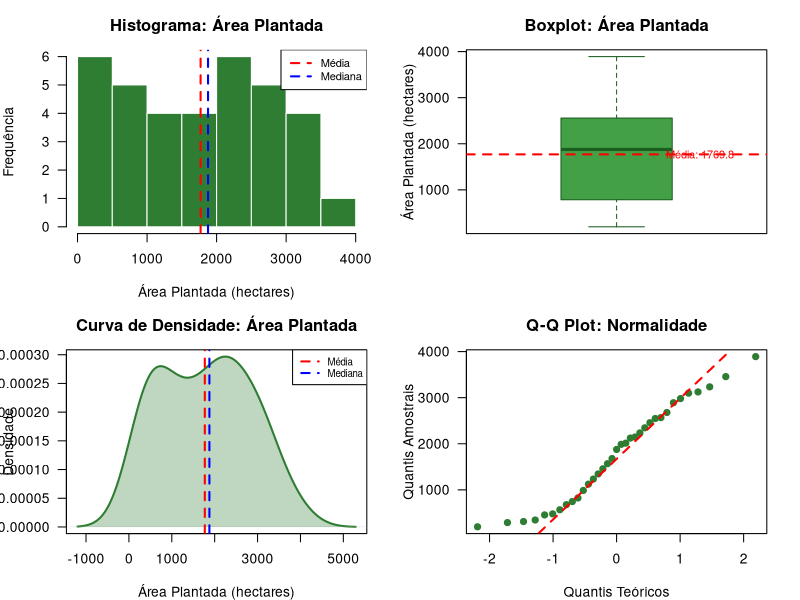
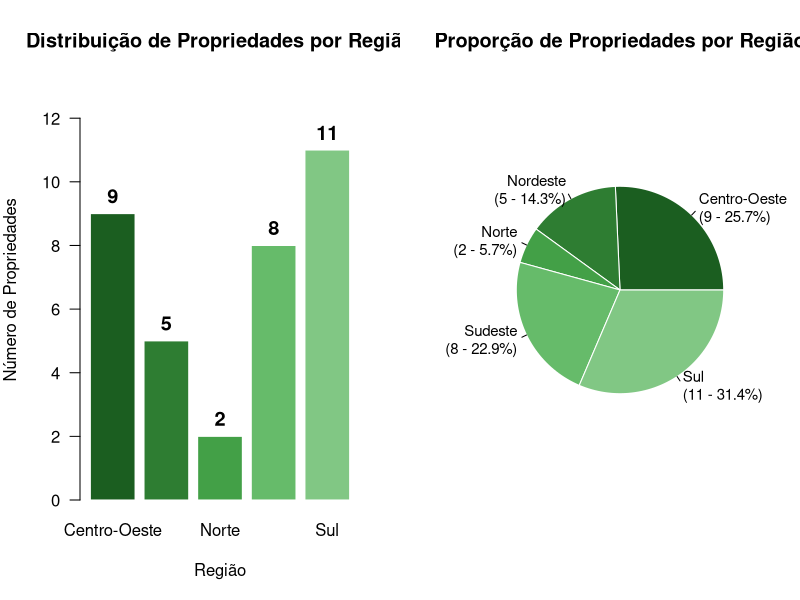
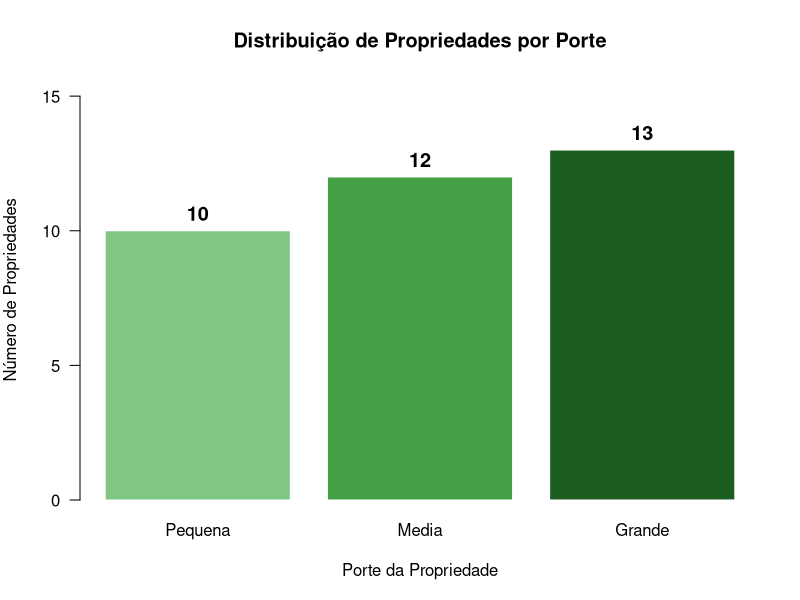
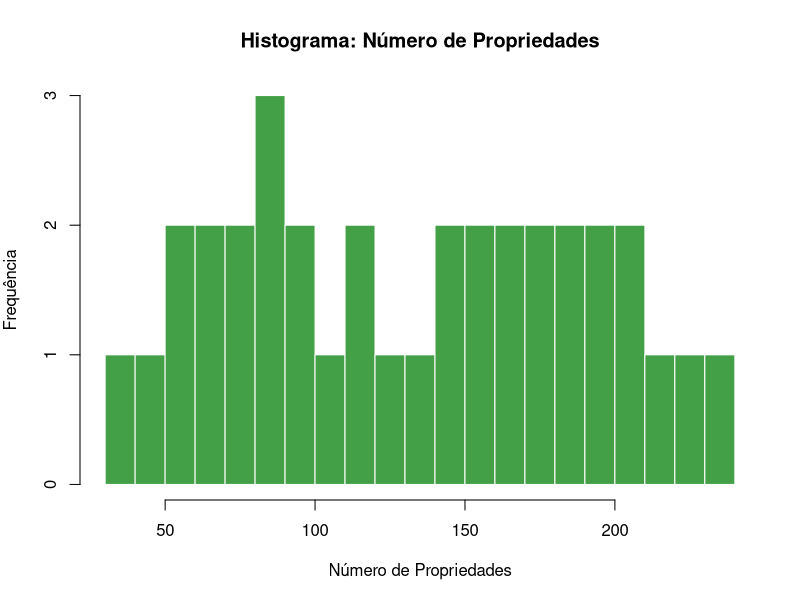

Write R code to recreate these figures, in order.
# Phellype_Massa_RM98765_fase2_cap7
# FarmTech Solutions - Análise Estatística do Agronegócio Brasileiro
# Dados: Produção de Banana e Milho por Região (Fonte: CONAB/IBGE 2024)
# Data: 12/10/2025

# ============================================================================
# 1. CONFIGURAÇÃO INICIAL E CARREGAMENTO DE DADOS
# ============================================================================

# Limpar ambiente
rm(list = ls())

# Definir diretório de trabalho (ajuste conforme necessário)
# setwd("C:/Fiap Projeto/Fase2/cursotiaor/pbl/Fase2/Cap 7")

# Carregar dados
dados <- read.csv("dados_agronegocio_RM98765.csv", 
                  header = TRUE, 
                  sep = ",",
                  stringsAsFactors = TRUE)

# Exibir estrutura dos dados
cat("\n========== ESTRUTURA DOS DADOS ==========\n")
str(dados)

cat("\n========== PRIMEIRAS 10 LINHAS ==========\n")
print(head(dados, 10))

cat("\n========== RESUMO ESTATÍSTICO GERAL ==========\n")
summary(dados)

# ============================================================================
# 2. ANÁLISE DE VARIÁVEL QUANTITATIVA CONTÍNUA: ÁREA PLANTADA (ha)
# ============================================================================

cat("\n\n")
cat("############################################################\n")
cat("##  ANÁLISE QUANTITATIVA: ÁREA PLANTADA (HECTARES)      ##\n")
cat("############################################################\n\n")

# Extrair variável
area_plantada <- dados$area_plantada_ha

# ----------------------------------------------------------------------------
# 2.1 MEDIDAS DE TENDÊNCIA CENTRAL
# ----------------------------------------------------------------------------
cat("========== MEDIDAS DE TENDÊNCIA CENTRAL ==========\n")

# Média aritmética
media_area <- mean(area_plantada)
cat(sprintf("Média Aritmética: %.2f ha\n", media_area))

# Mediana
mediana_area <- median(area_plantada)
cat(sprintf("Mediana: %.2f ha\n", mediana_area))

# Moda (função personalizada)
calcular_moda <- function(x) {
  tabela_freq <- table(x)
  valor_moda <- as.numeric(names(tabela_freq)[which.max(tabela_freq)])
  frequencia_moda <- max(tabela_freq)
  return(list(valor = valor_moda, freq = frequencia_moda))
}

moda_area <- calcular_moda(area_plantada)
cat(sprintf("Moda: %.2f ha (frequência: %d)\n", moda_area$valor, moda_area$freq))

# ----------------------------------------------------------------------------
# 2.2 MEDIDAS DE DISPERSÃO
# ----------------------------------------------------------------------------
cat("\n========== MEDIDAS DE DISPERSÃO ==========\n")

# Variância
variancia_area <- var(area_plantada)
cat(sprintf("Variância: %.2f ha²\n", variancia_area))

# Desvio padrão
desvio_padrao_area <- sd(area_plantada)
cat(sprintf("Desvio Padrão: %.2f ha\n", desvio_padrao_area))

# Amplitude
amplitude_area <- diff(range(area_plantada))
min_area <- min(area_plantada)
max_area <- max(area_plantada)
cat(sprintf("Amplitude: %.2f ha (Min: %.2f | Max: %.2f)\n", 
            amplitude_area, min_area, max_area))

# Coeficiente de variação
cv_area <- (desvio_padrao_area / media_area) * 100
cat(sprintf("Coeficiente de Variação (CV): %.2f%%\n", cv_area))

# Interpretação do CV
cat("\nInterpretação do CV:\n")
if (cv_area < 15) {
  cat("  → Baixa dispersão (dados homogêneos)\n")
} else if (cv_area < 30) {
  cat("  → Média dispersão (dados moderadamente heterogêneos)\n")
} else {
  cat("  → Alta dispersão (dados heterogêneos)\n")
}

# ----------------------------------------------------------------------------
# 2.3 MEDIDAS SEPARATRIZES
# ----------------------------------------------------------------------------
cat("\n========== MEDIDAS SEPARATRIZES ==========\n")

# Quartis
quartis <- quantile(area_plantada, probs = c(0.25, 0.50, 0.75))
cat("Quartis:\n")
cat(sprintf("  Q1 (25%%): %.2f ha\n", quartis[1]))
cat(sprintf("  Q2 (50%% - Mediana): %.2f ha\n", quartis[2]))
cat(sprintf("  Q3 (75%%): %.2f ha\n", quartis[3]))

# Amplitude interquartil (IQR)
iqr_area <- IQR(area_plantada)
cat(sprintf("\nAmplitude Interquartil (IQR): %.2f ha\n", iqr_area))

# Percentis (decis)
percentis <- quantile(area_plantada, probs = seq(0, 1, 0.1))
cat("\nDecis (Percentis de 10% em 10%):\n")
print(round(percentis, 2))

# Análise de outliers (Método IQR)
cat("\n========== ANÁLISE DE OUTLIERS ==========\n")
limite_inferior <- quartis[1] - 1.5 * iqr_area
limite_superior <- quartis[3] + 1.5 * iqr_area
outliers <- area_plantada[area_plantada < limite_inferior | area_plantada > limite_superior]

cat(sprintf("Limite Inferior: %.2f ha\n", limite_inferior))
cat(sprintf("Limite Superior: %.2f ha\n", limite_superior))
cat(sprintf("Número de Outliers: %d\n", length(outliers)))

if (length(outliers) > 0) {
  cat("Valores outliers identificados:\n")
  print(round(sort(outliers), 2))
} else {
  cat("Nenhum outlier identificado.\n")
}

# ----------------------------------------------------------------------------
# 2.4 ANÁLISE GRÁFICA DA VARIÁVEL QUANTITATIVA
# ----------------------------------------------------------------------------
cat("\n========== GERANDO GRÁFICOS ==========\n")

# Configurar layout para 4 gráficos
par(mfrow = c(2, 2), mar = c(4, 4, 3, 2))

# GRÁFICO 1: Histograma
hist(area_plantada,
     main = "Histograma: Área Plantada",
     xlab = "Área Plantada (hectares)",
     ylab = "Frequência",
     col = "#2E7D32",
     border = "white",
     breaks = 10,
     las = 1)
abline(v = media_area, col = "red", lwd = 2, lty = 2)
abline(v = mediana_area, col = "blue", lwd = 2, lty = 2)
legend("topright", 
       legend = c("Média", "Mediana"), 
       col = c("red", "blue"), 
       lty = 2, 
       lwd = 2,
       cex = 0.8)

# GRÁFICO 2: Boxplot
boxplot(area_plantada,
        main = "Boxplot: Área Plantada",
        ylab = "Área Plantada (hectares)",
        col = "#43A047",
        border = "#1B5E20",
        outcol = "red",
        outpch = 19,
        las = 1,
        horizontal = FALSE)
abline(h = media_area, col = "red", lwd = 2, lty = 2)
text(1.3, media_area, sprintf("Média: %.1f", media_area), col = "red", cex = 0.8)

# GRÁFICO 3: Gráfico de Densidade
plot(density(area_plantada),
     main = "Curva de Densidade: Área Plantada",
     xlab = "Área Plantada (hectares)",
     ylab = "Densidade",
     col = "#2E7D32",
     lwd = 2,
     las = 1)
polygon(density(area_plantada), col = rgb(46/255, 125/255, 50/255, 0.3), border = NA)
abline(v = media_area, col = "red", lwd = 2, lty = 2)
abline(v = mediana_area, col = "blue", lwd = 2, lty = 2)
legend("topright", 
       legend = c("Média", "Mediana"), 
       col = c("red", "blue"), 
       lty = 2, 
       lwd = 2,
       cex = 0.7)

# GRÁFICO 4: Q-Q Plot (teste de normalidade visual)
qqnorm(area_plantada,
       main = "Q-Q Plot: Normalidade",
       xlab = "Quantis Teóricos",
       ylab = "Quantis Amostrais",
       col = "#2E7D32",
       pch = 19,
       las = 1)
qqline(area_plantada, col = "red", lwd = 2, lty = 2)

cat("✅ Gráficos da variável quantitativa gerados com sucesso!\n")

# ============================================================================
# 3. ANÁLISE DE VARIÁVEL QUALITATIVA NOMINAL: REGIÃO
# ============================================================================

cat("\n\n")
cat("############################################################\n")
cat("##  ANÁLISE QUALITATIVA: REGIÃO GEOGRÁFICA              ##\n")
cat("############################################################\n\n")

# Tabela de frequências
cat("========== TABELA DE FREQUÊNCIAS ==========\n")
tabela_regiao <- table(dados$regiao)
freq_absoluta <- as.vector(tabela_regiao)
freq_relativa <- prop.table(tabela_regiao)
freq_percentual <- freq_relativa * 100

df_regiao <- data.frame(
  Região = names(tabela_regiao),
  `Freq. Absoluta` = freq_absoluta,
  `Freq. Relativa` = round(freq_relativa, 4),
  `Freq. Percentual` = sprintf("%.2f%%", freq_percentual),
  check.names = FALSE
)

print(df_regiao)

# Estatísticas adicionais
cat("\n========== ESTATÍSTICAS RESUMIDAS ==========\n")
cat(sprintf("Total de observações: %d\n", sum(freq_absoluta)))
cat(sprintf("Região mais frequente: %s (%d propriedades)\n", 
            names(which.max(tabela_regiao)), max(tabela_regiao)))
cat(sprintf("Região menos frequente: %s (%d propriedades)\n", 
            names(which.min(tabela_regiao)), min(tabela_regiao)))

# ----------------------------------------------------------------------------
# 3.1 ANÁLISE GRÁFICA DA VARIÁVEL QUALITATIVA
# ----------------------------------------------------------------------------
cat("\n========== GERANDO GRÁFICOS QUALITATIVOS ==========\n")

# Configurar layout para 2 gráficos
par(mfrow = c(1, 2), mar = c(5, 4, 4, 2))

# GRÁFICO 1: Gráfico de Barras
cores_regioes <- c("#1B5E20", "#2E7D32", "#43A047", "#66BB6A", "#81C784")

barplot(tabela_regiao,
        main = "Distribuição de Propriedades por Região",
        xlab = "Região",
        ylab = "Número de Propriedades",
        col = cores_regioes,
        border = "white",
        las = 1,
        ylim = c(0, max(tabela_regiao) * 1.2))

# Adicionar valores sobre as barras
text(x = barplot(tabela_regiao, plot = FALSE),
     y = tabela_regiao + max(tabela_regiao) * 0.05,
     labels = tabela_regiao,
     cex = 1.2,
     font = 2)

# GRÁFICO 2: Gráfico de Pizza
pie(tabela_regiao,
    main = "Proporção de Propriedades por Região",
    col = cores_regioes,
    border = "white",
    labels = sprintf("%s\n(%d - %.1f%%)", 
                     names(tabela_regiao), 
                     tabela_regiao, 
                     freq_percentual),
    cex = 0.9)

cat("✅ Gráficos da variável qualitativa gerados com sucesso!\n")

# ============================================================================
# 4. ANÁLISE DE VARIÁVEL QUALITATIVA ORDINAL: PORTE DA PROPRIEDADE
# ============================================================================

cat("\n\n")
cat("############################################################\n")
cat("##  ANÁLISE QUALITATIVA ORDINAL: PORTE DA PROPRIEDADE   ##\n")
cat("############################################################\n\n")

# Ordenar níveis corretamente
dados$porte_propriedade <- factor(dados$porte_propriedade, 
                                   levels = c("Pequena", "Media", "Grande"),
                                   ordered = TRUE)

# Tabela de frequências
cat("========== TABELA DE FREQUÊNCIAS (PORTE) ==========\n")
tabela_porte <- table(dados$porte_propriedade)
freq_absoluta_porte <- as.vector(tabela_porte)
freq_relativa_porte <- prop.table(tabela_porte)
freq_percentual_porte <- freq_relativa_porte * 100

df_porte <- data.frame(
  Porte = names(tabela_porte),
  `Freq. Absoluta` = freq_absoluta_porte,
  `Freq. Relativa` = round(freq_relativa_porte, 4),
  `Freq. Percentual` = sprintf("%.2f%%", freq_percentual_porte),
  check.names = FALSE
)

print(df_porte)

# Análise cruzada: Área média por porte
cat("\n========== ANÁLISE CRUZADA: ÁREA MÉDIA POR PORTE ==========\n")
area_media_por_porte <- aggregate(area_plantada_ha ~ porte_propriedade, 
                                   data = dados, 
                                   FUN = mean)
names(area_media_por_porte) <- c("Porte", "Área Média (ha)")
area_media_por_porte$`Área Média (ha)` <- round(area_media_por_porte$`Área Média (ha)`, 2)
print(area_media_por_porte)

# Gráfico de barras para porte
par(mfrow = c(1, 1), mar = c(5, 4, 4, 2))

cores_porte <- c("#81C784", "#43A047", "#1B5E20")
barplot(tabela_porte,
        main = "Distribuição de Propriedades por Porte",
        xlab = "Porte da Propriedade",
        ylab = "Número de Propriedades",
        col = cores_porte,
        border = "white",
        las = 1,
        ylim = c(0, max(tabela_porte) * 1.2))

text(x = barplot(tabela_porte, plot = FALSE),
     y = tabela_porte + max(tabela_porte) * 0.05,
     labels = tabela_porte,
     cex = 1.2,
     font = 2)

cat("✅ Análise de variável ordinal concluída!\n")

# ============================================================================
# 5. ANÁLISE DE VARIÁVEL QUANTITATIVA DISCRETA: NÚMERO DE PROPRIEDADES
# ============================================================================

cat("\n\n")
cat("############################################################\n")
cat("##  ANÁLISE QUANTITATIVA DISCRETA: Nº PROPRIEDADES      ##\n")
cat("############################################################\n\n")

num_prop <- dados$num_propriedades

cat("========== MEDIDAS DE TENDÊNCIA CENTRAL ==========\n")
cat(sprintf("Média: %.2f propriedades\n", mean(num_prop)))
cat(sprintf("Mediana: %.0f propriedades\n", median(num_prop)))

cat("\n========== MEDIDAS DE DISPERSÃO ==========\n")
cat(sprintf("Desvio Padrão: %.2f\n", sd(num_prop)))
cat(sprintf("Amplitude: %.0f (Min: %d | Max: %d)\n", 
            diff(range(num_prop)), min(num_prop), max(num_prop)))

# Gráfico
par(mfrow = c(1, 1))
hist(num_prop,
     main = "Histograma: Número de Propriedades",
     xlab = "Número de Propriedades",
     ylab = "Frequência",
     col = "#43A047",
     border = "white",
     breaks = 15)

cat("✅ Análise de variável discreta concluída!\n")

# ============================================================================
# 6. RELATÓRIO FINAL E INTERPRETAÇÕES
# ============================================================================

cat("\n\n")
cat("############################################################\n")
cat("##  RELATÓRIO FINAL - INTERPRETAÇÕES                    ##\n")
cat("############################################################\n\n")

cat("========== CONCLUSÕES DA ANÁLISE ==========\n\n")

cat("1. ÁREA PLANTADA (Quantitativa Contínua):\n")
cat(sprintf("   • A área média plantada é de %.2f hectares\n", media_area))
cat(sprintf("   • 50%% das propriedades têm área entre %.2f e %.2f ha (IQR)\n", 
            quartis[1], quartis[3]))
cat(sprintf("   • Coeficiente de Variação de %.2f%% indica ", cv_area))
if (cv_area < 15) {
  cat("dados homogêneos\n")
} else if (cv_area < 30) {
  cat("heterogeneidade moderada\n")
} else {
  cat("alta heterogeneidade\n")
}

cat("\n2. REGIÃO GEOGRÁFICA (Qualitativa Nominal):\n")
regiao_predominante <- names(which.max(tabela_regiao))
cat(sprintf("   • Região predominante: %s (%.1f%% das propriedades)\n", 
            regiao_predominante, 
            max(freq_percentual)))
cat("   • Distribuição indica concentração no ", regiao_predominante, "\n")

cat("\n3. PORTE DA PROPRIEDADE (Qualitativa Ordinal):\n")
porte_predominante <- names(which.max(tabela_porte))
cat(sprintf("   • Porte predominante: %s (%.1f%% das propriedades)\n", 
            porte_predominante, 
            max(freq_percentual_porte)))
cat(sprintf("   • Propriedades grandes têm área média de %.2f ha\n", 
            area_media_por_porte[area_media_por_porte$Porte == "Grande", 2]))

cat("\n4. NÚMERO DE PROPRIEDADES (Quantitativa Discreta):\n")
cat(sprintf("   • Média de %.0f propriedades por registro\n", mean(num_prop)))
cat(sprintf("   • Variação entre %d e %d propriedades\n", min(num_prop), max(num_prop)))

cat("\n========== RECOMENDAÇÕES AGRONÔMICAS ==========\n")
cat("• Propriedades grandes (>2.500 ha) devem investir em agricultura de precisão\n")
cat("• Propriedades médias (1.000-2.500 ha) podem otimizar uso de insumos\n")
cat("• Propriedades pequenas (<1.000 ha) devem focar em culturas de alto valor\n")
cat("• Monitoramento de NPK crítico para regiões Sul e Centro-Oeste\n")

cat("\n\n")
cat("############################################################\n")
cat("##  ANÁLISE ESTATÍSTICA CONCLUÍDA COM SUCESSO!          ##\n")
cat("##  FarmTech Solutions - Grupo 59 FIAP                  ##\n")
cat("##  Data: 12/10/2025                                    ##\n")
cat("############################################################\n")

# Resetar configurações gráficas
par(mfrow = c(1, 1))

# Fim do script
